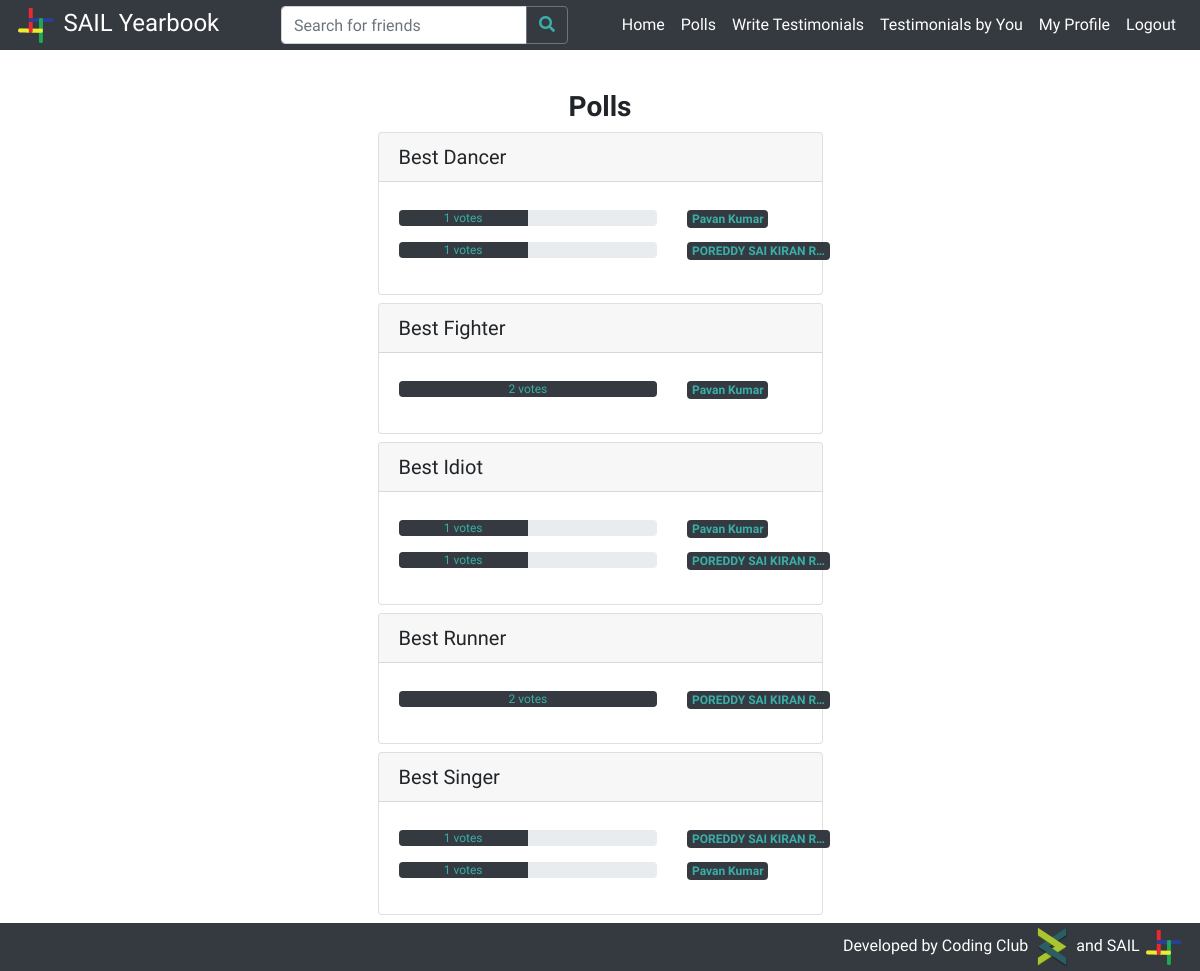
Screenshot of / (signed in) with the database file from the repository.
### students/models.py (models this page shows, shortened)
class PollQuestion (models.Model):
    question = models.CharField(max_length=200)

class Profile(models.Model):
    btech = '01'
    mtech = '41'
    phd = '61'
    msc = '21'
    msr = '43'
    ma = '22'
    bdes = '02'
    mdes = '42'
    error = '00'
    program_values = (
        (btech, 'BTech'),
        (mtech, 'MTech'),
        (phd, 'PhD'),
        (msc, 'MSc'),
        (msr, 'MS-R'),
        (ma, 'MA'),
        (bdes, 'BDes'),
        (mdes, 'MDes'),
        (error, 'Error')
    )
    cse = '01'
    ece = '02'
    me = '03'
    ce = '04'
    dd = '05'
    bsbe = '06'
    cl = '07'
    cst = '22'
    eee = '08'
    ma = '23'
    ph = '21'
    rt = '54'
    hss = '41'
    enc = '51'
    env = '52'
    nt = '53'
    lst = '55'
    department_values = (
        (cse, 'Computer Science & Engineering'),
        (ece, 'Electronics & Communication Engineering'),
        (me, 'Mechanical Engineering'),
        (ce, 'Civil Engineering'),
        (dd, 'Design'),
        (bsbe, 'Biosciences & Bioengineering'),
        (cl, 'Chemical Engineering'),
        (cst, 'Chemical Science & Technology'),
        (eee, 'Electronics & Electrical Engineering'),
        (ma, 'Mathematics & Computing'),
        (ph, 'Engineering Physics'),
        (rt, 'Rural Technology'),
        (hss, 'Humanities & Social Sciences'),
        (enc, 'Centre for Energy'),
        (env, 'Centre for Environment'),
        (nt, 'Centre for Nanotechnology'),
        (lst, 'Centre for Linguistic Science & Technology'),
        (error, 'Error')
    )
    profile_pic = models.ImageField(upload_to='profile_pics/', default='profile_pics/no-profile-pic.png')
    user = models.ForeignKey(User, on_delete=models.CASCADE)
    full_name = models.CharField(max_length=100)
    rollno = models.IntegerField()
    program = models.CharField(max_length=2, choices=program_values)
    department = models.CharField(max_length=3, choices=department_values)
    bio = models.TextField(max_length=1000)
    graduating = models.BooleanField(default=False)

### students/views.py (the view, shortened to what this page needs)
# urls.py: 2. Add a URL to urlpatterns:  path('', views.home, name='home')
@login_required
def home(request):
    if request.method == 'GET':
        if request.user and not request.user.is_anonymous:
            logged_in = True
        else:
            logged_in = False
        if logged_in:
            user = User.objects.filter(username=request.user.username).first()
            poll_questions = PollQuestion.objects.all().order_by("question")
            polls = {}
            if user.is_superuser:
                for question in poll_questions:
                    answers = PollAnswer.objects.filter(question=question)
                    answers_count = answers.count()
                    poll_dict = {}
                    for answer in answers:
                        if answer.answer in poll_dict.keys():
                            poll_dict[answer.answer].append(answer.voted_by)
                        else:
                            poll_dict[answer.answer] = [answer.voted_by]
                    polls[(question, answers_count)] = sorted(poll_dict.items(), key=votes_sort_key, reverse=True)
                context = {
                    'polls': polls,
                    'user': user,
                    'logged_in': logged_in
                }
                return render(request, 'admin_home.html', context)
        else:
            return HttpResponseRedirect(reverse('login'))
    else:
        return error404(request)

### students/views.py (called while the page is built)
def votes_sort_key(item):
    return len(item[1])

### students/templates/admin_home.html (shortened to what this page needs)
{% extends 'base.html' %}
{% block content %}
    <div class="container-fluid">
        <div class="row mx-lg-5 mt-4">
            <div class="col-xl-3"></div>
            <div class="col-xl-6">
                <h3 class="text-center" style="font-weight:bold;">Polls</h3>
                <div class="container-fluid">
                    {% for question, poll in polls.items %}
                        <div class="card my-2 mx-lg-3">
                            <div class="card-header">
                                <h5 class="mb-0">{{ question.0.question }}</h5>
                            </div>
                            <div class="card-body">
                                {% for votes in poll %}
                                    <div class="row my-2">
                                        <div class="col-8">
                                            <div class="progress">
                                              <div class="progress-bar bg-dark poll" role="progressbar" style="width: 0" votes="{{ votes.1 | length}}" totalvotes="{{ question.1 }}"><a class="nav-link" style="color: #3aafa9;" href="#" data-toggle="modal" data-target="#votes-modal-{{ question.0.id }}-{{ votes.0.id }}">{{ votes.1 | length }} votes</a></div>
                                            </div>
                                        </div>
                                        <div class="col-4">
                                            <a class="badge badge-dark align-top" style="color: #3aafa9;" href="{% url 'profile' votes.0.user.username %}">{{ votes.0.full_name | truncatechars:20 }}</a>
                                        </div>
                                    </div>
                                {% endfor %}
                            </div>
                        </div>
                    {% endfor %}
                </div>
            </div>
            <div class="col-xl-3"></div>
        </div>
    </div>
{% endblock %}

### students/templates/base.html (style rules this page uses)
a { color: teal; }
body { padding-top: 50px; }
.nav-link { text-align: center; color: rgba(255, 255, 255, 0.99); }

### rows the page displays
PollQuestion: question "Best Dancer"
Profile: votes "1", full_name "Pavan Kumar", votes "2"
Profile: votes "1", full_name "POREDDY SAI KIRAN R…", votes "2"
PollQuestion: question "Best Fighter"
PollQuestion: question "Best Idiot"
PollQuestion: question "Best Runner"
PollQuestion: question "Best Singer"
